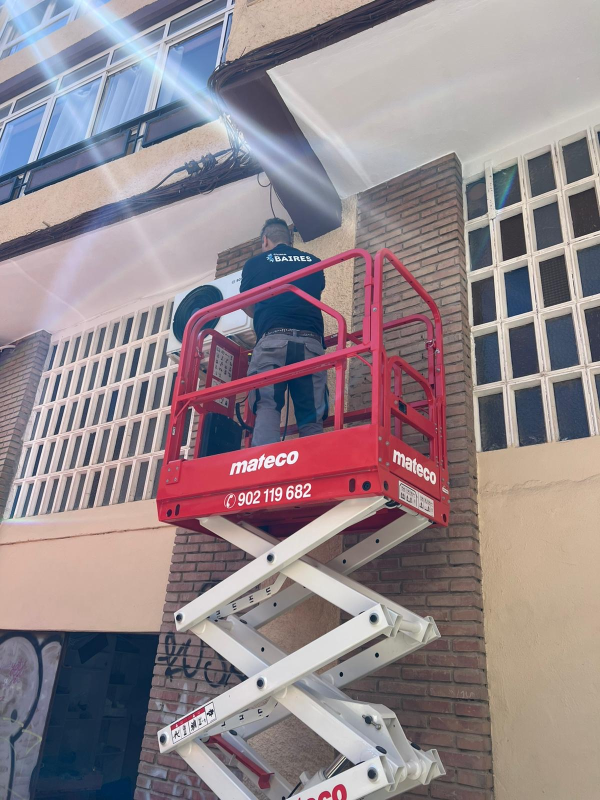
#> input picture web/assets/img/originales/38429ddc-a593b1865ff44481b16de2d161cd2227.jpeg, 1200 x 1600 px (shown at 1/2 size)
$ python fotos.py ../assets/img/marcas/bgh.png
#> lines starting #> are read from the running program, lines starting #| are printed output that depends on the picture
# -*- coding: utf-8 -*-
"""Pipeline de fotos de obras de climabaires.com.
Uso: python3 web/tools/fotos.py [--force]

Lee originales de web/assets/img/originales/, corrige orientación EXIF,
elimina metadatos (privacidad: hay domicilios de clientes) y exporta a
web/assets/img/obras/ en WebP calidad 80, en dos tamaños:
  {slug}-1600.webp  → lado mayor máx. 1600 px (lightbox / hero)
  {slug}-800.webp   → lado mayor máx. 800 px (tarjetas / grillas)
Además genera:
  hero-home-{1600,800}.webp  → recorte 16:9 de la foto HERO para la portada
  og-home.jpg / og-obras.jpg → 1200×630 para Open Graph (JPEG: WhatsApp/FB
                               no siempre renderizan WebP en previews)
  index.json                 → índice consumido por tools/generar.py

Es idempotente: si los derivados existen y el original no cambió, no rehace
nada (correrlo dos veces no duplica). --force regenera todo.

Cómo añadir fotos nuevas: copiar los originales a originales/ y agregar una
entrada en MAPEO (slug descriptivo kebab-case, alt de lo que se ve, tipo,
destacada). Un original sin entrada en MAPEO no se publica: el script lo
lista al final para que alguien lo describa (no inventamos ubicaciones ni
marcas). Fotos inutilizables: entrada en DESCARTES con el motivo → se mueven
a originales/descartadas/.

Pares antes/después: usar el campo "par" con el mismo identificador en las
dos fotos y tipo "antes-despues"; el slug debe empezar con "antes-" o
"despues-". El generador arma el bloque comparativo solo.
"""
import json
import os
import sys

from PIL import Image, ImageEnhance, ImageFilter, ImageOps

RAIZ = os.path.normpath(os.path.join(os.path.dirname(__file__), '..'))
ORIGINALES = os.path.join(RAIZ, 'assets', 'img', 'originales')
DESCARTADAS = os.path.join(ORIGINALES, 'descartadas')
OBRAS = os.path.join(RAIZ, 'assets', 'img', 'obras')
INDICE = os.path.join(OBRAS, 'index.json')

CALIDAD_WEBP = 80
CALIDAD_JPG = 82
TAMANOS = (1600, 800)          # lado mayor máximo de cada derivado
PESO_MAX = 350 * 1024          # ninguna imagen publicada puede superar 350 KB

# Zonas válidas (slug → etiqueta visible). Sólo las del corredor norte: una foto
# se rotula con una zona AMBA únicamente cuando el trabajo se hizo ahí.
#
# Las fotos que hay hoy son de obras propias del equipo, pero no de estas zonas,
# así que van sin zona: el pie dice qué muestra la foto, no dónde se sacó. No se
# les pone una zona de acá hasta que existan obras de acá.
ZONAS = {
    'nunez': 'Núñez', 'vicente-lopez': 'Vicente López', 'san-isidro': 'San Isidro',
    'tigre': 'Tigre', 'nordelta': 'Nordelta', 'pilar': 'Pilar',
}
TIPOS = {
    'instalacion': 'Instalación', 'recambio': 'Recambio', 'mantenimiento': 'Mantenimiento',
    'piso-techo': 'Piso-techo', 'conductos': 'Cassette y conductos',
    'antes-despues': 'Antes / después', 'equipo': 'Equipo en obra',
}

# ---------------------------------------------------------------------------
# MAPEO: archivo original → foto publicada. El orden define la galería.
# alt: describe lo que se ve, sin keyword stuffing ni ubicaciones inventadas.
# ---------------------------------------------------------------------------
# Originales que a propósito NO se publican, con el motivo. Sin esta lista el
# script los reporta como «pendientes de descripción» en cada corrida.
EXCLUIDAS = {
    'e8bd4a26-WhatsApp_Image_20250915_at_1.46.04_PM_4.jpeg':
        'azotea con el casco urbano de la ciudad de origen de fondo: la escena '
        'delata dónde se sacó y el sitio se dirige al corredor norte del AMBA',
}

MAPEO = {
    '38429ddc-a593b1865ff44481b16de2d161cd2227.jpeg': {
        'slug': 'instalacion-condensadora-fachada-01',
        'alt': 'Instalación de una condensadora en fachada desde plataforma elevadora: trabajo en altura con elementos de seguridad',
        'zona': '', 'tipo': 'instalacion', 'destacada': True,
    },
    '3be9b340-e023e88fa3c54f3c8826498dc8860a7d.jpeg': {
        'slug': 'puesta-en-marcha-condensadora-comercial-01',
        'alt': 'Puesta en marcha de una condensadora comercial: control de presiones con manómetros antes de entregar el equipo',
        'zona': '', 'tipo': 'instalacion', 'destacada': True,
    },
    '114275a4-WhatsApp_Image_20250915_at_1.46.04_PM_7.jpeg': {
        'slug': 'instalacion-cassette-oficina-01',
        'alt': 'Instalación de un aire acondicionado tipo cassette en el cielorraso de una oficina',
        'zona': '', 'tipo': 'conductos', 'destacada': True,
    },
    '98d87089-WhatsApp_Image_20250811_at_12.37.45_PM.jpeg': {
        'slug': 'instalacion-cassette-oficina-02',
        'alt': 'Montaje de una unidad interior tipo cassette con elevador de carga en una oficina',
        'zona': '', 'tipo': 'conductos', 'destacada': False,
    },
    '0c6e5653-WhatsApp_Image_20250915_at_1.46.04_PM_6.jpeg': {
        'slug': 'mantenimiento-split-oficina-01',
        'alt': 'Service y mantenimiento de un split mural en una oficina, por un técnico de Clima Baires',
        'zona': '', 'tipo': 'mantenimiento', 'destacada': True,
    },
    '40a8ec06-IMG_1684.jpeg': {
        'slug': 'deposito-flota-stock-01',
        'alt': 'El depósito de Clima Baires: camionetas rotuladas y stock de equipos listos para instalar',
        'zona': '', 'tipo': 'equipo', 'destacada': True,
    },
    '57977141-IMG_1666.jpeg': {
        'slug': 'deposito-vehiculo-rotulado-01',
        'alt': 'Camioneta rotulada de Clima Baires en el depósito, junto al stock de equipos de aire acondicionado',
        'zona': '', 'tipo': 'equipo', 'destacada': False,
    },
    '39aa3365-WhatsApp_Image_20250915_at_1.46.04_PM.jpeg': {
        'slug': 'equipo-obra-local-comercial-01',
        'alt': 'Técnico de Clima Baires preparando el acceso para climatizar un local comercial',
        'zona': '', 'tipo': 'equipo', 'destacada': False,
    },
    '6e0aee55-WhatsApp_Image_20250915_at_1.46.04_PM_1.jpeg': {
        'slug': 'equipo-llegada-obra-01',
        'alt': 'El equipo de Clima Baires llegando a una obra con escaleras y herramientas',
        'zona': '', 'tipo': 'equipo', 'destacada': False,
    },
}

# ---------------------------------------------------------------------------
# MEJORAS: edición fotográfica por archivo, aplicada antes de los derivados.
# crop = ventana (izq, arriba, der, abajo) en fracciones de la foto orientada:
# acerca el sujeto y saca cielo muerto, carteles ajenos y zonas vacías.
# Los demás campos ajustan la revelada; si faltan, se usan los valores base.
# ---------------------------------------------------------------------------
MEJORAS_BASE = {'cutoff': 1, 'color': 1.10, 'contraste': 1.05, 'brillo': 1.0}
MEJORAS = {
    # fachada con plataforma: además del velo de sol del ángulo superior, el
    # recorte inferior deja fuera el teléfono «902 119 682» rotulado en la
    # plataforma — un prefijo español legible a simple vista
    '38429ddc-a593b1865ff44481b16de2d161cd2227.jpeg': {
        'crop': (0.05, 0.15, 1.0, 0.545), 'cutoff': 2, 'contraste': 1.10,
    },
    # cassette abierto: fuera el desorden de oficina del borde inferior
    '114275a4-WhatsApp_Image_20250915_at_1.46.04_PM_7.jpeg': {
        'crop': (0.05, 0.0, 1.0, 0.88), 'brillo': 1.03, 'color': 1.08,
    },
    # elevador de carga: sacar la escalera del borde izquierdo
    '98d87089-WhatsApp_Image_20250811_at_12.37.45_PM.jpeg': {
        'crop': (0.12, 0.02, 0.95, 0.98), 'brillo': 1.03, 'color': 1.08,
    },
    # split mural: acercar técnico + equipo, menos cielorraso vacío
    '0c6e5653-WhatsApp_Image_20250915_at_1.46.04_PM_6.jpeg': {
        'crop': (0.0, 0.15, 0.88, 0.92), 'brillo': 1.03, 'color': 1.08,
    },
    # escalera en local: menos cartel del comercio, foco en el técnico
    '39aa3365-WhatsApp_Image_20250915_at_1.46.04_PM.jpeg': {
        'crop': (0.05, 0.18, 0.95, 1.0),
    },
    # equipo llegando a obra: foco en la remera Clima Baires
    '6e0aee55-WhatsApp_Image_20250915_at_1.46.04_PM_1.jpeg': {
        'crop': (0.30, 0.25, 1.0, 0.95),
    },
    # depósito con flota y stock: menos cielorraso y menos piso vacío
    '40a8ec06-IMG_1684.jpeg': {
        'crop': (0.0, 0.08, 1.0, 0.90), 'brillo': 1.05, 'color': 1.08,
    },
    # frente de la camioneta en el depósito: centrar cartel + vehículo, y cortar
    # antes de la patente, que es de formato español y se lee entera
    '57977141-IMG_1666.jpeg': {
        'crop': (0.0, 0.04, 0.96, 0.80), 'brillo': 1.05, 'color': 1.08,
    },
    # puesta en marcha comercial: menos cielo lavado, foco en técnico + manómetros
    '3be9b340-e023e88fa3c54f3c8826498dc8860a7d.jpeg': {
        'crop': (0.02, 0.08, 1.0, 0.96), 'contraste': 1.08,
    },
}

# Foto que alimenta el hero de la portada y los og:image (la mejor toma).
HERO_ORIGEN = '40a8ec06-IMG_1684.jpeg'
# Ventanas de recorte (izq, arriba, der, abajo) sobre la foto YA MEJORADA:
# tarjeta vertical 4:5 del hero (camioneta rotulada + cartel) y banda og 1200×630.
HERO_VENTANA_TARJETA = (0.16, 0.0, 1.0, 1.0)
HERO_VENTANA_OG = (0.0, 0.28, 1.0, 0.78)

# Originales inutilizables: archivo → motivo. Se mueven a descartadas/.
DESCARTES = {}

EXTENSIONES = ('.jpg', '.jpeg', '.png', '.webp')


def abrir_orientada(ruta):
    im = Image.open(ruta)
    im = ImageOps.exif_transpose(im)  # aplica la orientación EXIF a los píxeles
    if im.mode not in ('RGB', 'L'):
        im = im.convert('RGB')
    return im


def mejorar(im, archivo):
    """Revelado: recorte de encuadre + niveles + color + contraste por foto."""
    cfg = dict(MEJORAS_BASE)
    cfg.update(MEJORAS.get(archivo, {}))
    if 'crop' in cfg:
        w, h = im.size
        l, t, r, b = cfg['crop']
        im = im.crop((round(l * w), round(t * h), round(r * w), round(b * h)))
    im = ImageOps.autocontrast(im, cutoff=cfg['cutoff'], preserve_tone=True)
    im = ImageEnhance.Color(im).enhance(cfg['color'])
    im = ImageEnhance.Contrast(im).enhance(cfg['contraste'])
    if cfg['brillo'] != 1.0:
        im = ImageEnhance.Brightness(im).enhance(cfg['brillo'])
    return im


def escalar(im, lado_max):
    """Redimensiona al lado mayor pedido y devuelve nítido (unsharp post-resize)."""
    w, h = im.size
    lado = max(w, h)
    if lado > lado_max:
        factor = lado_max / lado
        im = im.resize((round(w * factor), round(h * factor)), Image.LANCZOS)
    else:
        im = im.copy()
    # la nitidez se aplica al tamaño final: realza sin halos visibles
    percent = 90 if lado_max <= 800 else 70
    return im.filter(ImageFilter.UnsharpMask(radius=1.8, percent=percent, threshold=3))


def guardar_webp(im, ruta):
    # sin parámetro exif → los metadatos del original no viajan al derivado;
    # si pesa de más, baja la calidad en escalones hasta cumplir el tope
    for calidad in (CALIDAD_WEBP, 70, 62, 55, 48):
        im.save(ruta, 'WEBP', quality=calidad, method=6)
        peso = os.path.getsize(ruta)
        if peso <= PESO_MAX:
            break
    return peso


# [16 lines left out: function recorte_proporcional, not called in this run]


def necesita_rehacer(origen, destinos, force):
    """La receta (recortes, brillo, alt) vive en este archivo, así que también
    cuenta como fuente: si sólo se mira la foto original, cambiar un recorte y
    volver a correr no hace nada y uno se queda mirando la versión vieja
    creyendo que el cambio no funcionó."""
    if force:
        return True
    mt = max(os.path.getmtime(origen), os.path.getmtime(os.path.abspath(__file__)))
    return any(not os.path.exists(d) or os.path.getmtime(d) < mt for d in destinos)


def main():
    force = '--force' in sys.argv
    if not os.path.isdir(ORIGINALES):
        print(f'No existe {ORIGINALES}; nada que procesar.')
        return
    os.makedirs(OBRAS, exist_ok=True)

    originales = sorted(
        f for f in os.listdir(ORIGINALES)
        if f.lower().endswith(EXTENSIONES) and os.path.isfile(os.path.join(ORIGINALES, f))
    )

    # 1. descartes explícitos
    for archivo, motivo in DESCARTES.items():
        ruta = os.path.join(ORIGINALES, archivo)
        if os.path.exists(ruta):
            os.makedirs(DESCARTADAS, exist_ok=True)
            os.replace(ruta, os.path.join(DESCARTADAS, archivo))
            with open(os.path.join(DESCARTADAS, 'motivos.txt'), 'a', encoding='utf-8') as f:
                f.write(f'{archivo}: {motivo}\n')
            print(f'  ✗ descartada {archivo} ({motivo})')

    indice, pendientes, procesadas = [], [], 0
    peso_original = peso_final = 0

    # 2. derivados por foto (el orden de MAPEO define la galería)
    for archivo, meta in MAPEO.items():
        ruta = os.path.join(ORIGINALES, archivo)
        if not os.path.exists(ruta):
            print(f'  ⚠ falta el original {archivo} (se omite)')
            continue
        # zona vacía = foto sin ubicación declarada (obra propia, sin decir dónde)
        assert not meta['zona'] or meta['zona'] in ZONAS, \
            f'zona desconocida en {archivo}: {meta["zona"]}'
        assert meta['tipo'] in TIPOS, f'tipo desconocido en {archivo}: {meta["tipo"]}'
        slug = meta['slug']
        destinos = [os.path.join(OBRAS, f'{slug}-{t}.webp') for t in TAMANOS]
        entrada = dict(meta)
        if necesita_rehacer(ruta, destinos, force):
            im = mejorar(abrir_orientada(ruta), archivo)
#> in abrir_orientada, im is the input picture: PIL image 1200x1600 RGB; mean R, G, B 147.2, 134.2, 139.2
#> in mejorar, `cfg = dict(MEJORAS_BASE)`: cfg = {'cutoff': 1, 'color': 1.1, 'contraste': 1.05, 'brillo': 1}
#> in mejorar, `l, t, r, b = cfg['crop']`: l = 0.05; t = 0.15; r = 1; b = 0.545
#> in mejorar, `im = im.crop((round(l * w), round(t * h), round(r * w), round(b * h)))`:
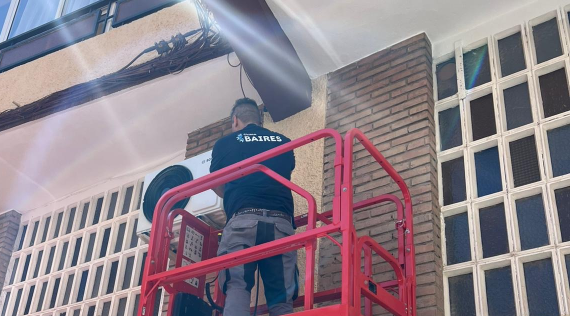
#> im: PIL image 1140x632 RGB (shown at 1/2 size); mean R, G, B 140.9, 129.4, 138.8
#> in mejorar, `im = ImageOps.autocontrast(im, cutoff=cfg['cutoff'], preserve_tone=True)`:
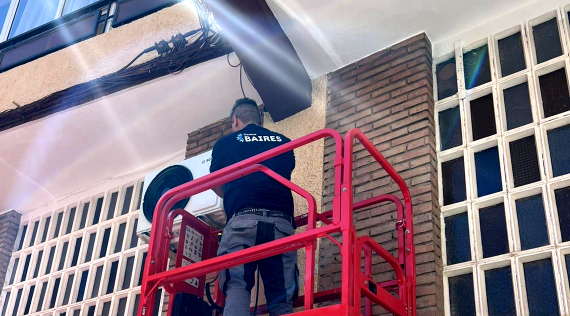
#> im: PIL image 1140x632 RGB (shown at 1/2 size); mean R, G, B 137.7, 120.6, 133.5
            for lado, destino in zip(TAMANOS, destinos):
                der = escalar(im, lado)
                peso = guardar_webp(der, destino)
                entrada[f'w{lado}'], entrada[f'h{lado}'] = der.size
                print(f'  ✓ {os.path.basename(destino)} {der.size[0]}×{der.size[1]} · {peso // 1024} KB')
#> this loop made 2 passes
#> peso on passes 1 to 2: 150960, 95586
#> (printed output is left out)
#> pass 1, in main, `der = escalar(im, lado)`:
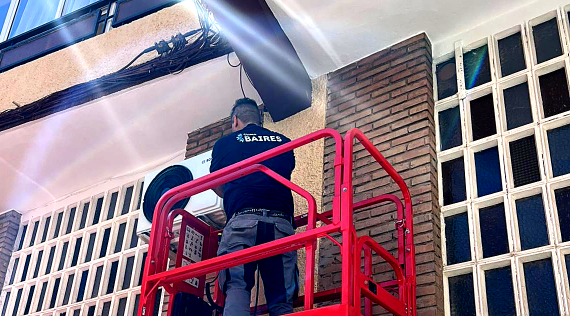
#> der: PIL image 1140x632 RGB (shown at 1/2 size); mean R, G, B 139.1, 118.8, 133.2
#> pass 2, in escalar (call 2), `im = im.resize((round(w * factor), round(h * factor)), Image.LANCZOS)`:
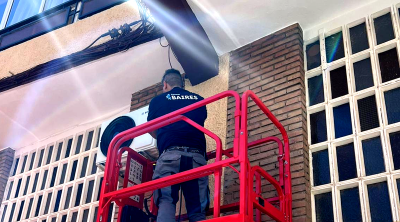
#> im: PIL image 800x444 RGB (shown at 1/2 size); mean R, G, B 139.3, 118.8, 133.5
#> pass 2, in main, `der = escalar(im, lado)`:
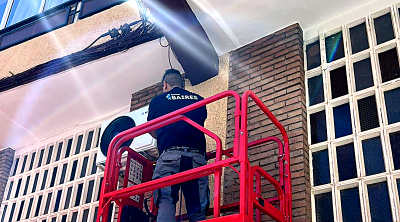
#> der: PIL image 800x444 RGB (shown at 1/2 size); mean R, G, B 139, 118.8, 133.1
#> after the loop, entrada = 9 items
            procesadas += 1
        else:
            for lado, destino in zip(TAMANOS, destinos):
                with Image.open(destino) as der:
                    entrada[f'w{lado}'], entrada[f'h{lado}'] = der.size
        peso_original += os.path.getsize(ruta)
#> peso_original = 331676
        peso_final += sum(os.path.getsize(d) for d in destinos)
#> peso_final = 246546
        indice.append(entrada)
#> pass 2 of the loop in main, `for archivo, meta in MAPEO.items():`:
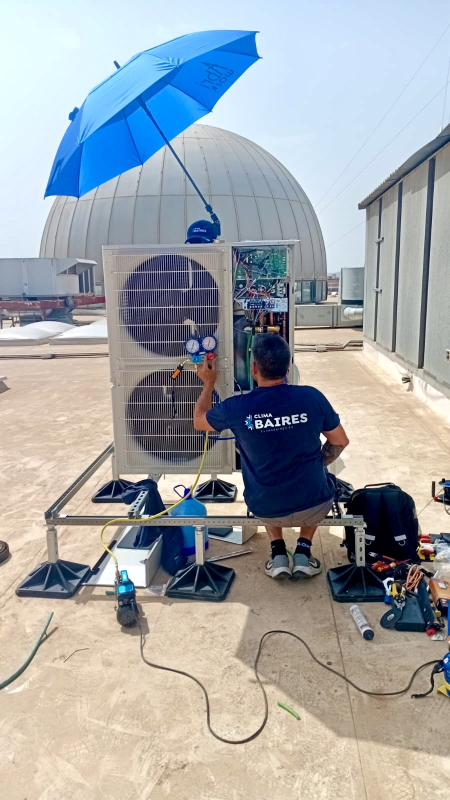
#> input picture web/assets/img/originales/3be9b340-e023e88fa3c54f3c8826498dc8860a7d.jpeg, 900 x 1600 px (shown at 1/2 size)
#> in abrir_orientada, im is the input picture: PIL image 900x1600 RGB; mean R, G, B 161, 165, 168.6
#> l = 0.02; t = 0.08; b = 0.96
#> in mejorar (call 2), `im = im.crop((round(l * w), round(t * h), round(r * w), round(b * h)))`:
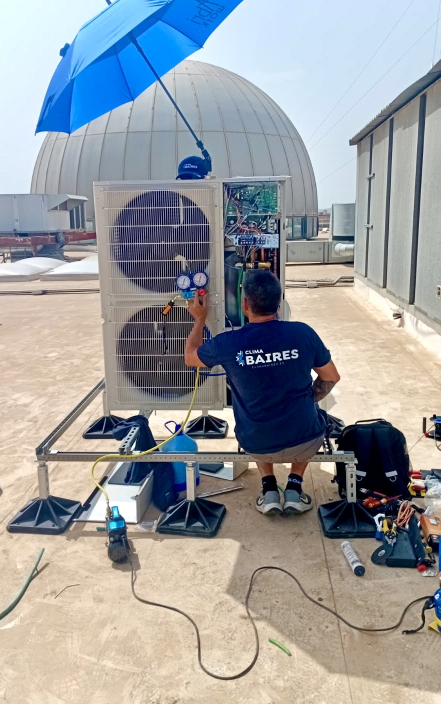
#> im: PIL image 882x1408 RGB (shown at 1/2 size); mean R, G, B 153.8, 156.5, 159.8
#> the loop in main, `for lado, destino in zip(TAMANOS, destinos):` made 2 passes
#> peso on pass 1: 185692
#> (printed output is left out)
#> pass 2, in main, `der = escalar(im, lado)`:
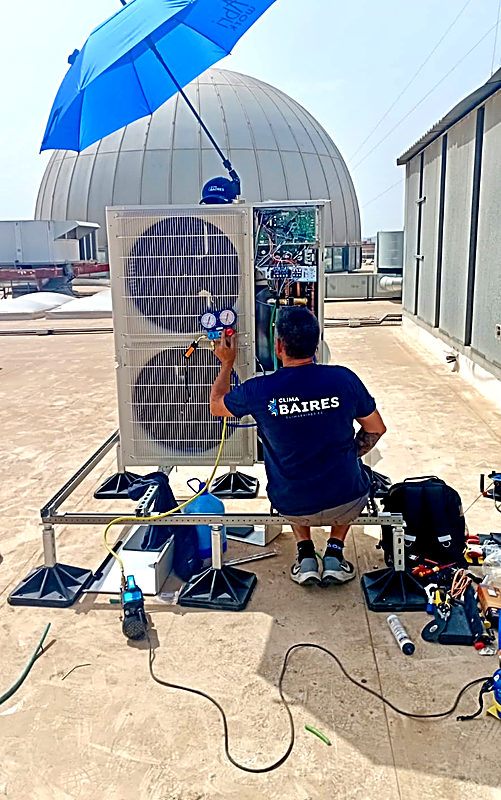
#> der: PIL image 501x800 RGB; mean R, G, B 158.9, 160.7, 162
#> peso_original = 609304
#> peso_final = 521424

    # 3. hero + og (desde la mejor foto)
    ruta_hero = os.path.join(ORIGINALES, HERO_ORIGEN)
    if os.path.exists(ruta_hero):
        destinos_hero = [os.path.join(OBRAS, f'hero-card-{t}.webp') for t in TAMANOS]
        destinos_og = [os.path.join(OBRAS, 'og-home.jpg'), os.path.join(OBRAS, 'og-obras.jpg')]
        if necesita_rehacer(ruta_hero, destinos_hero + destinos_og, force):
            im = mejorar(abrir_orientada(ruta_hero), HERO_ORIGEN)
            tarjeta = recorte_proporcional(im, HERO_VENTANA_TARJETA, 4 / 5)
            for lado, destino in zip(TAMANOS, destinos_hero):
                der = escalar(tarjeta, lado)
                peso = guardar_webp(der, destino)
                print(f'  ✓ {os.path.basename(destino)} {der.size[0]}×{der.size[1]} · {peso // 1024} KB')
            og = recorte_proporcional(im, HERO_VENTANA_OG, 1200 / 630).resize((1200, 630), Image.LANCZOS)
            for destino in destinos_og:
                og.save(destino, 'JPEG', quality=CALIDAD_JPG, optimize=True)
                print(f'  ✓ {os.path.basename(destino)} 1200×630 · {os.path.getsize(destino) // 1024} KB')

    # 4. índice para el generador
    with open(INDICE, 'w', encoding='utf-8') as f:
        json.dump({'zonas': ZONAS, 'tipos': TIPOS, 'fotos': indice}, f, ensure_ascii=False, indent=2)
    print(f'  ✓ index.json ({len(indice)} fotos publicadas)')

    # 5. originales sin clasificar → pedir descripción, no inventar
    conocidos = set(MAPEO) | set(DESCARTES) | set(EXCLUIDAS)
    pendientes = [f for f in originales if f not in conocidos]
    if pendientes:
        print('\nPENDIENTES de descripción (añadir a MAPEO en tools/fotos.py):')
        for f in pendientes:
            print(f'  ? {f}')

    print(f'\nResumen: {procesadas} fotos (re)procesadas · '
          f'original {peso_original // 1024} KB → publicado {peso_final // 1024} KB')


if __name__ == '__main__':
    main()
